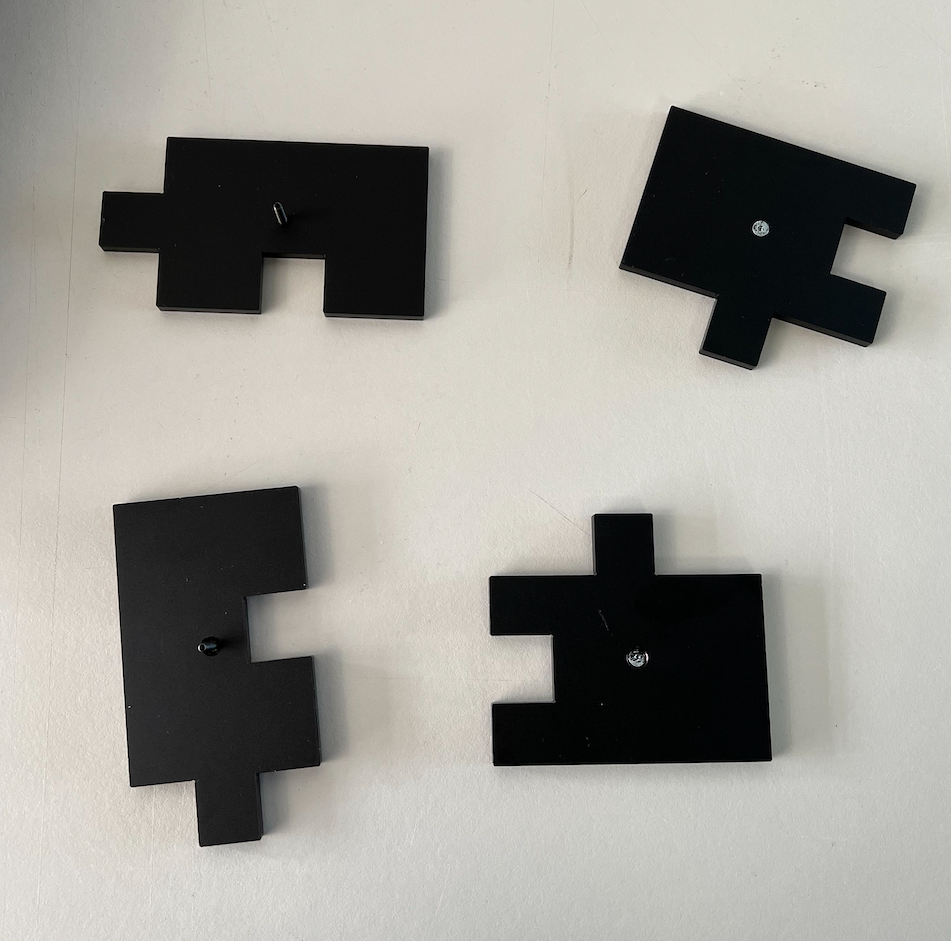
#> input picture data/image-003.png, 951 x 941 px
$ jupyter execute 03_CentroidDetection.ipynb   (older library calls are emulated)
#> lines starting #> are read from the running program, lines starting #| are printed output that depends on the picture; after the words box and inside, x2 and y2 are one past the last pixel; in counts of white or black regions, pixels touching at a corner belong together
# 03 - Centroid Detection
## Übersicht
Nachdem die Puzzelteile gefunden sind, müssen wir den Geometrischer Schwerpunkt der einzelnen Teile herausfinden.

**Varianten:**
1. Contour Moment (geometrischer Schwerpunkt)
2. M3-Schraube (zuverlässigster Punkt)

### Installation von packages

[cell 1]
import cv2
import numpy as np
import matplotlib.pyplot as plt
import sys

image_path = '../data/image-003.png'

### 1. Contour Moment
Hier wird basierend aus einer Mathematischen Formel versucht den Geometirschen formel zu finden.

### Schwerpunkt (Centroid) eines 2D-Polygons

Gegeben ist ein einfaches (nicht selbstschneidendes) Polygon mit den Punkten
\((x_0, y_0), (x_1, y_1), (x_{n-1}, y_{n-1})\).

Der letzte Punkt verbindet wieder zurück zum ersten: \(x_n = x_0,\; y_n = y_0\).

#### 1. Berechnung der signierten Fläche \(A\)

Die Fläche des Polygons (Vorzeichen abhängig von der Punktreihenfolge):

$$
A = \frac{1}{2} \sum_{i=0}^{n-1}
\left( x_i\, y_{i+1} - x_{i+1}\, y_i \right)
$$

#### 2. Berechnung des Schwerpunktkoordinate \(C_x, C_y)

Die Schwerpunktkoordinaten erhält man durch:

$$
C_x = \frac{1}{6A}
\sum_{i=0}^{n-1} (x_i + x_{i+1})
\left( x_i\, y_{i+1} - x_{i+1}\, y_i \right)
$$

$$
C_y = \frac{1}{6A}
\sum_{i=0}^{n-1} (y_i + y_{i+1})
\left( x_i\, y_{i+1} - x_{i+1}\, y_i \right)
$$

Nachdem die Formel definiert wurde, hat man ein Methode erstellt welches dies umsetzt.

[cell 2]
from dataclasses import dataclass
from typing import List

@dataclass
class Vector2:
    x: float
    y: float

def compute_polygon_centroid(points: List[Vector2]) -> Vector2:
    area = 0.0
    cx = 0.0
    cy = 0.0
    n = len(points)

    for i in range(n):
        current = points[i]
        next_point = points[(i + 1) % n]  # wrap around
        cross = current.x * next_point.y - next_point.x * current.y
        area += cross
        cx += (current.x + next_point.x) * cross
        cy += (current.y + next_point.y) * cross

    area *= 0.5
    cx /= (6 * area)
    cy /= (6 * area)

    return Vector2(cx, cy)

#### Beispielanwedung 2D-Polygons

[cell 3]
polygon = [Vector2(0,0), Vector2(4,0), Vector2(4,3), Vector2(0,3)]
centroid = compute_polygon_centroid(polygon)
print(centroid)  # Vector2(x=2.0, y=1.5)

[cell 4]
# Visualisierung des Rechtecks mit Centroid
fig, ax = plt.subplots(1, 1, figsize=(8, 6))

# Polygon-Punkte extrahieren
polygon_points = np.array([[p.x, p.y] for p in polygon])

# Rechteck zeichnen (geschlossen)
polygon_closed = np.vstack([polygon_points, polygon_points[0]])  # Letzten Punkt wieder hinzufügen
ax.plot(polygon_closed[:, 0], polygon_closed[:, 1], 'b-', linewidth=2, label='Rechteck')
ax.fill(polygon_points[:, 0], polygon_points[:, 1], alpha=0.3, color='lightblue')

# Ecken des Rechtecks markieren
ax.scatter(polygon_points[:, 0], polygon_points[:, 1], c='blue', s=100, zorder=5, label='Ecken')
for i, point in enumerate(polygon_points):
    ax.text(point[0] + 0.1, point[1] + 0.1, f'({point[0]},{point[1]})', fontsize=10)

# Centroid markieren
ax.plot(centroid.x, centroid.y, 'ro', markersize=12, markeredgecolor='red', markeredgewidth=2, label='Centroid')
ax.text(centroid.x + 0.15, centroid.y + 0.15, f'Centroid\n({centroid.x:.1f}, {centroid.y:.1f})',
        fontsize=11, color='red', weight='bold',
        bbox=dict(boxstyle='round,pad=0.5', facecolor='white', alpha=0.8))

# Achsen beschriften
ax.set_xlabel('X', fontsize=12)
ax.set_ylabel('Y', fontsize=12)
ax.grid(True, alpha=0.3)
ax.legend(loc='upper right')
ax.set_aspect('equal')
ax.set_xlim(-0.5, 4.5)
ax.set_ylim(-0.5, 3.5)

plt.tight_layout()
plt.show()
#> further down, original_image is the input picture: shape (941, 951, 3); mean B, G, R 150.9, 157.2, 159

#### Beispielanwedung reales Puzzelteiles

Nun wenden wir die Centroid-Berechnung auf ein reales Puzzleteil an. Wir verwenden die Solver-Pipeline, um Puzzelteile aus einem Bild zu extrahieren und deren Schwerpunkte zu berechnen.

[cell 5]
# Klassen und Methoden aus dem Solver
class ImageLoader:
    @staticmethod
    def from_path(path):
        image = cv2.imread(path)
        if image is None:
            raise FileNotFoundError(f"Image not found: {path}")
        return ImageLoader.__clean(image)

    @staticmethod
    def __clean(image):
        grayscale = cv2.cvtColor(image, cv2.COLOR_BGR2GRAY)
        blurred = cv2.GaussianBlur(grayscale, (5, 5), 0)
        _, threshold = cv2.threshold(blurred, 0, 255, cv2.THRESH_BINARY + cv2.THRESH_OTSU)
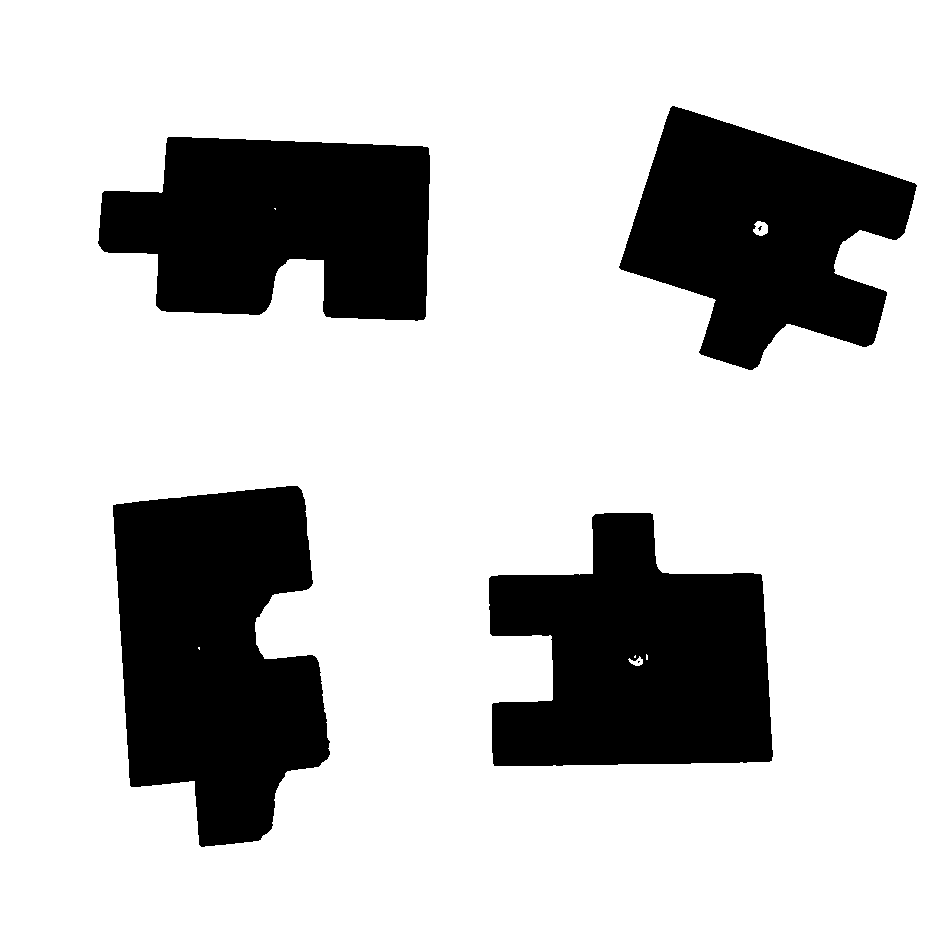
#> threshold: shape (941, 951); 77.4% white; 6 black regions (2 under 20 px), largest, box (x1, y1, x2, y2) and area: (113, 486, 330, 847) 57012, (489, 513, 773, 766) 52241, (98, 137, 430, 321) 47520, (619, 106, 917, 370) 45751
        return threshold

class ShapeDetector:
    @staticmethod
    def detect(image):
        gradient_x = cv2.Sobel(image, cv2.CV_16S, 1, 0)
        gradient_y = cv2.Sobel(image, cv2.CV_16S, 0, 1)
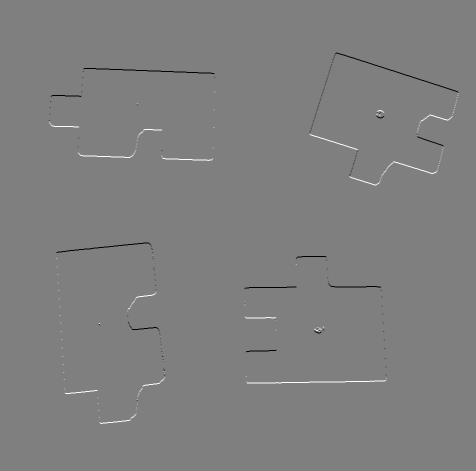
#> gradient_y: shape (941, 951) int16 (shown at 1/2 size); min -1020, max 1020, mean 0; drawn with min black and max white
        gradient_x_abs = np.abs(gradient_x)
        gradient_y_abs = np.abs(gradient_y)
        return np.minimum(gradient_x_abs + gradient_y_abs, 255).astype(np.uint8)
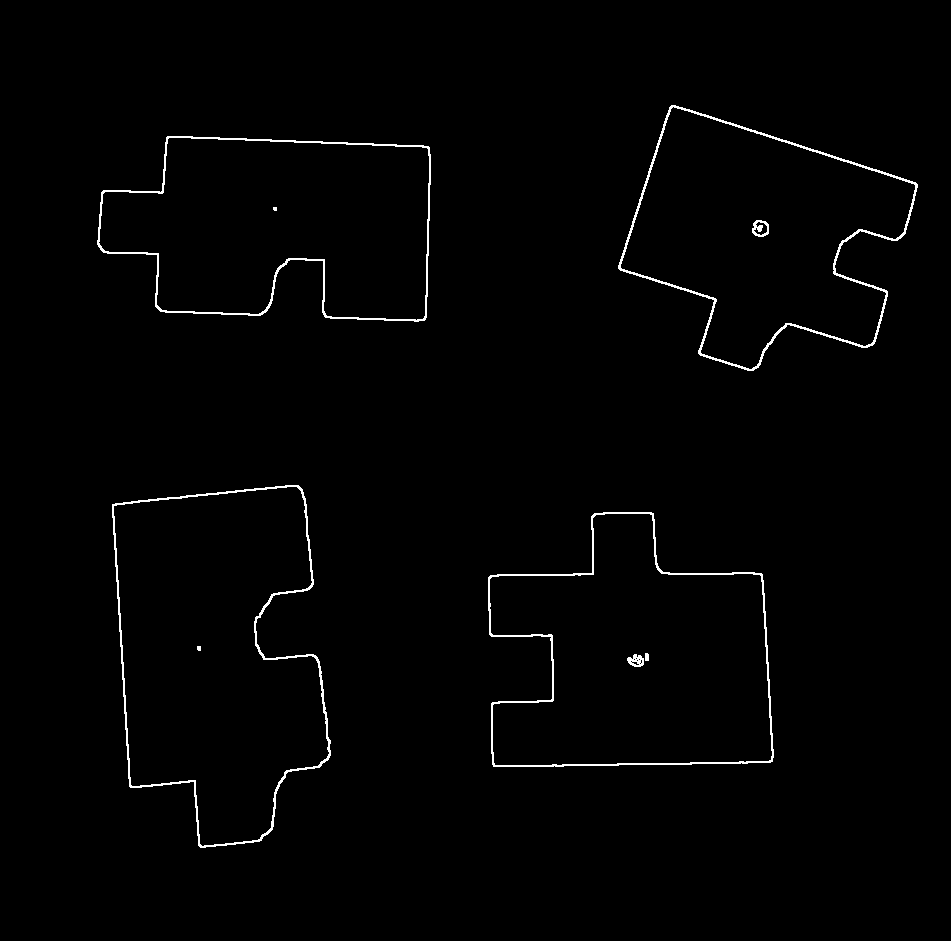
#> returned value: shape (941, 951); 1.2% white in thin lines or dots, all inside (x1, y1, x2, y2) = (97, 105, 918, 848)

FRAME_WIDTH_PERCENTAGE = 30

def detect_pieces(image):
    """Code aus PieceDetector.detect - extrahiert Puzzelteile und berechnet Centroiden"""
    contours, _ = cv2.findContours(image, cv2.RETR_EXTERNAL, cv2.CHAIN_APPROX_NONE)
#> contours = 4 contours; box (x1, y1, x2, y2) and area: (112, 485, 331, 848) 57764, (488, 512, 774, 767) 52978, (97, 136, 431, 322) 48146, (618, 105, 918, 371) 46758

    # define boundary for frame
    left_boundary = int(image.shape[1] * FRAME_WIDTH_PERCENTAGE / 100)

    pieces_data = []

    for contour in contours:
        # convert contour to Nx2 array
        coordinates = contour.reshape(-1, 2)

        # skip frame
        if np.any(coordinates[:, 0] < left_boundary):
            continue  # frame überspringen

        # piece
        points = [Vector2(x=float(pt[0]), y=float(pt[1])) for pt in coordinates]

        # Centroid berechnen (wie PolygonUtility.calculate_center_of_mass)
        if len(points) >= 3:
            centroid = compute_polygon_centroid(points)
            pieces_data.append({
                'points': points,
                'centroid': centroid
            })
#> this loop made 4 passes
#> (area in compute_polygon_centroid, cx in compute_polygon_centroid, cy in compute_polygon_centroid, n in compute_polygon_centroid) on passes 1, 4: (-52978, 636.4, 660, 1150), (-46758.5, 760.9, 233.4, 995)
#> after the loop, pieces_data = 2 items

    return pieces_data

# Bild laden (wie im Solver)
original_image = cv2.imread(image_path)

# ImageLoader verwendet (wie im Solver)
threshold_image = ImageLoader.from_path(image_path)

# ShapeDetector verwendet (wie im Solver)
processed_image = ShapeDetector.detect(threshold_image)

# Puzzelteile extrahieren
pieces_data = detect_pieces(processed_image)
#> pieces_data = 2 items

print(f"Anzahl gefundener Puzzelteile: {len(pieces_data)}")
#| Anzahl gefundener Puzzelteile: 2
for i, piece_data in enumerate(pieces_data):
    print(f"  Teil {i+1}: Centroid = ({piece_data['centroid'].x:.2f}, {piece_data['centroid'].y:.2f}), Punkte = {len(piece_data['points'])}")
#> this loop made 2 passes
#|   Teil 1: Centroid = (636.36, 660.03), Punkte = 1150
#|   Teil 2: Centroid = (760.90, 233.45), Punkte = 995

[cell 6]
# Visualisierung eines einzelnen Puzzelteils mit Centroid
if len(pieces_data) > 0:
    # Erstes Puzzleteil auswählen
    selected_piece = pieces_data[0]
#> selected_piece = 2 items

    fig, ax = plt.subplots(1, 1, figsize=(10, 8))

    # Polygon-Punkte extrahieren
    piece_points = np.array([[p.x, p.y] for p in selected_piece['points']])
#> piece_points = 1150 pairs, first value 488 to 773, second value 512 to 766

    # Puzzleteil zeichnen (geschlossen)
    piece_closed = np.vstack([piece_points, piece_points[0]])  # Letzten Punkt wieder hinzufügen
#> piece_closed = 1151 pairs, first value 488 to 773, second value 512 to 766
    ax.plot(piece_closed[:, 0], piece_closed[:, 1], 'b-', linewidth=2, label='Puzzleteil')
    ax.fill(piece_points[:, 0], piece_points[:, 1], alpha=0.3, color='lightblue')

    # Centroid markieren
    centroid = selected_piece['centroid']
    ax.plot(centroid.x, centroid.y,
            'ro', markersize=15, markeredgecolor='red', markeredgewidth=3, label='Centroid')
    ax.text(centroid.x + 30, centroid.y + 30,
            f'Centroid\n({centroid.x:.1f}, {centroid.y:.1f})',
            fontsize=12, color='red', weight='bold',
            bbox=dict(boxstyle='round,pad=0.5', facecolor='white', alpha=0.9))

    # Achsen beschriften
    ax.set_xlabel('X (Pixel)', fontsize=12)
    ax.set_ylabel('Y (Pixel)', fontsize=12)
    ax.grid(True, alpha=0.3)
    ax.legend(loc='best')
    ax.set_aspect('equal')

    plt.tight_layout()
    plt.show()
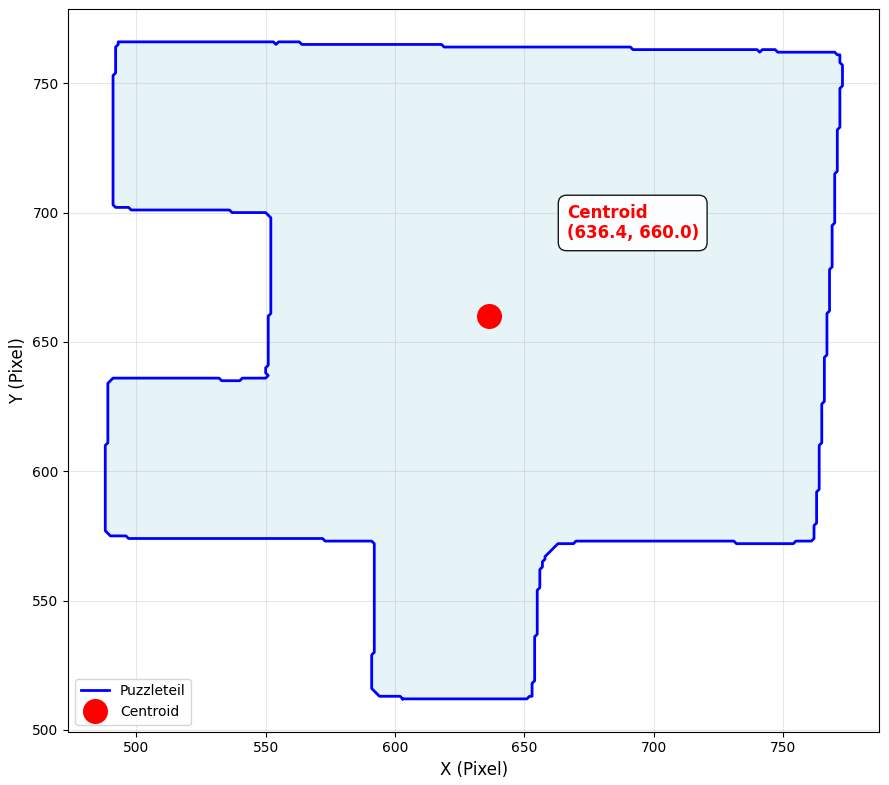
#> figure drawn by matplotlib, 1 panel

### 2. M3-Schraube
Als zweiter Variante wird veruscht M3-Schraube/Stift als Referenzpunkt zu verwenden.

[cell 7]
def detect_m3_screw(piece_image, piece_mask=None):
    if len(piece_image.shape) == 3:
        gray = cv2.cvtColor(piece_image, cv2.COLOR_BGR2GRAY)
    else:
        gray = piece_image

    # HoughCircles: Suche nach kreisförmigen Features
    circles = cv2.HoughCircles(
        gray, cv2.HOUGH_GRADIENT,
        dp=1, minDist=30,
        param1=50, param2=30,
        minRadius=2, maxRadius=10
    )

    if circles is not None and len(circles[0]) > 0:
        x, y, r = circles[0][0]
        return (int(x), int(y))

    return None

# Bild laden (wie im Solver)
original_image = cv2.imread(image_path)

# ImageLoader verwendet (wie im Solver)
threshold_image = ImageLoader.from_path(image_path)

# ShapeDetector verwendet (wie im Solver)
processed_image = ShapeDetector.detect(threshold_image)

# Puzzelteile extrahieren
pieces_data = detect_pieces(processed_image)
#> the loop in detect_pieces (call 2), `for contour in contours:` made 4 passes


# M3-Schraube für jedes Puzzleteil erkennen
# Für jedes Puzzelteil ein ROI (Region of Interest) extrahieren
m3_screw_positions = []
for i, piece_data in enumerate(pieces_data):
    # Bounding Box des Puzzelteils berechnen
    points = piece_data['points']
    x_coords = [p.x for p in points]
    y_coords = [p.y for p in points]

    min_x = int(max(0, min(x_coords) - 20))
    max_x = int(min(original_image.shape[1], max(x_coords) + 20))
    min_y = int(max(0, min(y_coords) - 20))
    max_y = int(min(original_image.shape[0], max(y_coords) + 20))

    # ROI extrahieren
    roi = original_image[min_y:max_y, min_x:max_x]

    # M3-Schraube im ROI suchen
    screw_pos = detect_m3_screw(roi)

    if screw_pos:
        # Position relativ zum Originalbild anpassen
        global_x = min_x + screw_pos[0]
        global_y = min_y + screw_pos[1]
        m3_screw_positions.append({
            'piece_index': i,
            'position': (global_x, global_y)
        })
        print(f"Puzzleteil {i+1}: M3-Schraube gefunden bei ({global_x:.1f}, {global_y:.1f})")
    else:
        m3_screw_positions.append({
            'piece_index': i,
            'position': None
        })
        print(f"Puzzleteil {i+1}: Keine M3-Schraube gefunden")
#> this loop made 2 passes
#> (min_x, max_x, min_y, max_y) on passes 1 to 2: (468, 793, 492, 786), (598, 937, 85, 390)
#> (printed output is left out)
#> pass 1, `roi = original_image[min_y:max_y, min_x:max_x]`:
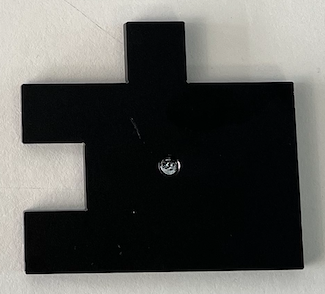
#> roi: shape (294, 325, 3); mean B, G, R 86.1, 89.4, 89
#> pass 2, `roi = original_image[min_y:max_y, min_x:max_x]`:
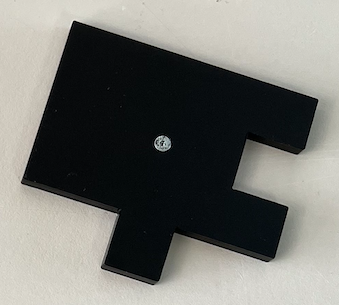
#> roi: shape (305, 339, 3); mean B, G, R 111.1, 115.7, 115.4
#> after the loop, m3_screw_positions = 2 items

print(f"\nZusammenfassung: {sum(1 for p in m3_screw_positions if p['position'] is not None)} von {len(pieces_data)} Puzzelteilen haben eine M3-Schraube")
#| Zusammenfassung: 0 von 2 Puzzelteilen haben eine M3-Schraube

### Zusammenfassung
Beim Versuch, den Schwerpunkt mithilfe der M3-Schraube zu bestimmen, hat sich gezeigt, dass das Ergebnis stark von der Bildqualität und der Bildverarbeitung abhängt. Aufgrund dieses Risikos wurde entschieden, vorerst weiterhin die geometrische Formel zu verwenden.

[cell 8]
# Visualisierung: Vergleich Centroid vs. M3-Schraube
fig, axes = plt.subplots(1, 2, figsize=(16, 8))

# Originalbild mit Centroiden
axes[0].imshow(cv2.cvtColor(original_image, cv2.COLOR_BGR2RGB))
axes[0].set_title('Centroid (Contour Moment)', fontsize=14, weight='bold')
axes[0].axis('off')

# Centroiden einzeichnen
for i, piece_data in enumerate(pieces_data):
    # Contour einzeichnen
    contour_array = np.array([[p.x, p.y] for p in piece_data['points']], dtype=np.int32)
    axes[0].plot(contour_array[:, 0], contour_array[:, 1], 'b-', linewidth=1.5, alpha=0.6)

    # Centroid markieren
    centroid = piece_data['centroid']
    axes[0].plot(centroid.x, centroid.y, 'ro', markersize=10,
                 markeredgecolor='yellow', markeredgewidth=2)
    axes[0].text(centroid.x + 20, centroid.y - 20, str(i+1),
                 fontsize=12, color='red', weight='bold',
                 bbox=dict(boxstyle='round,pad=0.3', facecolor='white', alpha=0.8))

# Originalbild mit M3-Schrauben
axes[1].imshow(cv2.cvtColor(original_image, cv2.COLOR_BGR2RGB))
axes[1].set_title('M3-Schraube (Referenzpunkt)', fontsize=14, weight='bold')
axes[1].axis('off')

# M3-Schrauben einzeichnen
for i, piece_data in enumerate(pieces_data):
    # Contour einzeichnen
    contour_array = np.array([[p.x, p.y] for p in piece_data['points']], dtype=np.int32)
    axes[1].plot(contour_array[:, 0], contour_array[:, 1], 'b-', linewidth=1.5, alpha=0.6)

    # M3-Schraube markieren (falls gefunden)
    screw_data = m3_screw_positions[i]
    if screw_data['position'] is not None:
        screw_x, screw_y = screw_data['position']
        axes[1].plot(screw_x, screw_y, 'go', markersize=12,
                    markeredgecolor='yellow', markeredgewidth=2, label='M3-Schraube' if i == 0 else '')
        axes[1].text(screw_x + 20, screw_y - 20, str(i+1),
                    fontsize=12, color='green', weight='bold',
                    bbox=dict(boxstyle='round,pad=0.3', facecolor='white', alpha=0.8))

plt.tight_layout()
plt.show()
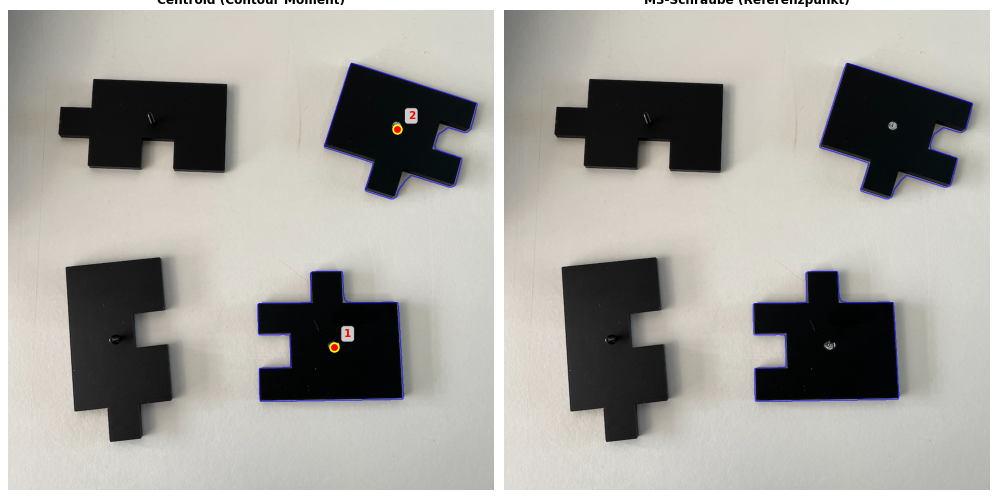
#> figure drawn by matplotlib, 2 panels
